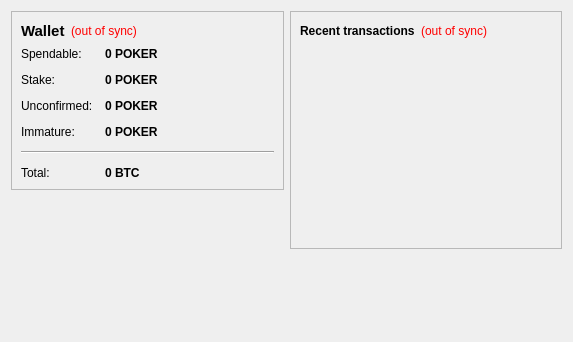
<?xml version="1.0" encoding="UTF-8"?>
<ui version="4.0">
 <class>OverviewPage</class>
 <widget class="QWidget" name="OverviewPage">
  <property name="geometry">
   <rect>
    <x>0</x>
    <y>0</y>
    <width>573</width>
    <height>342</height>
   </rect>
  </property>
  <property name="windowTitle">
   <string>Form</string>
  </property>
  <layout class="QHBoxLayout" name="horizontalLayout" stretch="1,1">
   <item>
    <layout class="QVBoxLayout" name="verticalLayout_2">
     <item>
      <widget class="QFrame" name="frame">
       <property name="frameShape">
        <enum>QFrame::StyledPanel</enum>
       </property>
       <property name="frameShadow">
        <enum>QFrame::Raised</enum>
       </property>
       <layout class="QVBoxLayout" name="verticalLayout_4">
        <item>
         <layout class="QHBoxLayout" name="horizontalLayout_4">
          <item>
           <widget class="QLabel" name="label_5">
            <property name="font">
             <font>
              <pointsize>11</pointsize>
              <weight>75</weight>
              <bold>true</bold>
             </font>
            </property>
            <property name="text">
             <string>Wallet</string>
            </property>
           </widget>
          </item>
          <item>
           <widget class="QLabel" name="labelWalletStatus">
            <property name="toolTip">
             <string>The displayed information may be out of date. Your wallet automatically synchronizes with the POKERCOIN network after a connection is established, but this process has not completed yet.</string>
            </property>
            <property name="styleSheet">
             <string notr="true">QLabel { color: red; }</string>
            </property>
            <property name="text">
             <string notr="true">(out of sync)</string>
            </property>
            <property name="alignment">
             <set>Qt::AlignLeading|Qt::AlignLeft|Qt::AlignVCenter</set>
            </property>
           </widget>
          </item>
          <item>
           <spacer name="horizontalSpacer_2">
            <property name="orientation">
             <enum>Qt::Horizontal</enum>
            </property>
            <property name="sizeHint" stdset="0">
             <size>
              <width>40</width>
              <height>20</height>
             </size>
            </property>
           </spacer>
          </item>
         </layout>
        </item>
        <item>
         <layout class="QFormLayout" name="formLayout_2">
          <property name="fieldGrowthPolicy">
           <enum>QFormLayout::AllNonFixedFieldsGrow</enum>
          </property>
          <property name="horizontalSpacing">
           <number>12</number>
          </property>
          <property name="verticalSpacing">
           <number>12</number>
          </property>
          <item row="0" column="0">
           <widget class="QLabel" name="label">
            <property name="text">
             <string>Spendable:</string>
            </property>
           </widget>
          </item>
          <item row="0" column="1">
           <widget class="QLabel" name="labelBalance">
            <property name="font">
             <font>
              <weight>75</weight>
              <bold>true</bold>
             </font>
            </property>
            <property name="cursor">
             <cursorShape>IBeamCursor</cursorShape>
            </property>
            <property name="toolTip">
             <string>Your current spendable balance</string>
            </property>
            <property name="text">
             <string notr="true">0 POKER</string>
            </property>
            <property name="textInteractionFlags">
             <set>Qt::LinksAccessibleByMouse|Qt::TextSelectableByKeyboard|Qt::TextSelectableByMouse</set>
            </property>
           </widget>
          </item>
          <item row="1" column="0">
           <widget class="QLabel" name="label_6">
            <property name="text">
             <string>Stake:</string>
            </property>
           </widget>
          </item>
          <item row="1" column="1">
           <widget class="QLabel" name="labelStake">
            <property name="font">
             <font>
              <weight>75</weight>
              <bold>true</bold>
             </font>
            </property>
            <property name="cursor">
             <cursorShape>IBeamCursor</cursorShape>
            </property>
            <property name="toolTip">
             <string>Total of coins that was staked, and do not yet count toward the current balance</string>
            </property>
            <property name="text">
             <string notr="true">0 POKER</string>
            </property>
            <property name="textInteractionFlags">
             <set>Qt::LinksAccessibleByMouse|Qt::TextSelectableByKeyboard|Qt::TextSelectableByMouse</set>
            </property>
           </widget>
          </item>
          <item row="2" column="0">
           <widget class="QLabel" name="label_3">
            <property name="text">
             <string>Unconfirmed:</string>
            </property>
           </widget>
          </item>
          <item row="2" column="1">
           <widget class="QLabel" name="labelUnconfirmed">
            <property name="font">
             <font>
              <weight>75</weight>
              <bold>true</bold>
             </font>
            </property>
            <property name="cursor">
             <cursorShape>IBeamCursor</cursorShape>
            </property>
            <property name="toolTip">
             <string>Total of transactions that have yet to be confirmed, and do not yet count toward the current balance</string>
            </property>
            <property name="text">
             <string notr="true">0 POKER</string>
            </property>
            <property name="textInteractionFlags">
             <set>Qt::LinksAccessibleByMouse|Qt::TextSelectableByKeyboard|Qt::TextSelectableByMouse</set>
            </property>
           </widget>
          </item>
          <item row="3" column="0">
           <widget class="QLabel" name="labelImmatureText">
            <property name="text">
             <string>Immature:</string>
            </property>
           </widget>
          </item>
          <item row="3" column="1">
           <widget class="QLabel" name="labelImmature">
            <property name="font">
             <font>
              <weight>75</weight>
              <bold>true</bold>
             </font>
            </property>
            <property name="toolTip">
             <string>Mined balance that has not yet matured</string>
            </property>
            <property name="text">
             <string notr="true">0 POKER</string>
            </property>
            <property name="textInteractionFlags">
             <set>Qt::LinksAccessibleByMouse|Qt::TextSelectableByKeyboard|Qt::TextSelectableByMouse</set>
            </property>
           </widget>
          </item>
          <item row="4" column="0" colspan="2">
           <widget class="Line" name="line">
            <property name="orientation">
             <enum>Qt::Horizontal</enum>
            </property>
           </widget>
          </item>
          <item row="5" column="0">
           <widget class="QLabel" name="labelTotalText">
            <property name="text">
             <string>Total:</string>
            </property>
           </widget>
          </item>
          <item row="5" column="1">
           <widget class="QLabel" name="labelTotal">
            <property name="font">
             <font>
              <weight>75</weight>
              <bold>true</bold>
             </font>
            </property>
            <property name="cursor">
             <cursorShape>IBeamCursor</cursorShape>
            </property>
            <property name="toolTip">
             <string>Your current total balance</string>
            </property>
            <property name="text">
             <string notr="true">0 BTC</string>
            </property>
            <property name="textInteractionFlags">
             <set>Qt::LinksAccessibleByMouse|Qt::TextSelectableByKeyboard|Qt::TextSelectableByMouse</set>
            </property>
           </widget>
          </item>
         </layout>
        </item>
       </layout>
      </widget>
     </item>
     <item>
      <spacer name="verticalSpacer">
       <property name="orientation">
        <enum>Qt::Vertical</enum>
       </property>
       <property name="sizeHint" stdset="0">
        <size>
         <width>20</width>
         <height>40</height>
        </size>
       </property>
      </spacer>
     </item>
    </layout>
   </item>
   <item>
    <layout class="QVBoxLayout" name="verticalLayout_3">
     <item>
      <widget class="QFrame" name="frame_2">
       <property name="frameShape">
        <enum>QFrame::StyledPanel</enum>
       </property>
       <property name="frameShadow">
        <enum>QFrame::Raised</enum>
       </property>
       <layout class="QVBoxLayout" name="verticalLayout">
        <item>
         <layout class="QHBoxLayout" name="horizontalLayout_2">
          <item>
           <widget class="QLabel" name="label_4">
            <property name="text">
             <string>&lt;b&gt;Recent transactions&lt;/b&gt;</string>
            </property>
           </widget>
          </item>
          <item>
           <widget class="QLabel" name="labelTransactionsStatus">
            <property name="toolTip">
             <string>The displayed information may be out of date. Your wallet automatically synchronizes with the POKERCOIN network after a connection is established, but this process has not completed yet.</string>
            </property>
            <property name="styleSheet">
             <string notr="true">QLabel { color: red; }</string>
            </property>
            <property name="text">
             <string notr="true">(out of sync)</string>
            </property>
            <property name="alignment">
             <set>Qt::AlignRight|Qt::AlignTrailing|Qt::AlignVCenter</set>
            </property>
           </widget>
          </item>
          <item>
           <spacer name="horizontalSpacer">
            <property name="orientation">
             <enum>Qt::Horizontal</enum>
            </property>
            <property name="sizeHint" stdset="0">
             <size>
              <width>40</width>
              <height>20</height>
             </size>
            </property>
           </spacer>
          </item>
         </layout>
        </item>
        <item>
         <widget class="QListView" name="listTransactions">
          <property name="styleSheet">
           <string notr="true">QListView { background: transparent; }</string>
          </property>
          <property name="frameShape">
           <enum>QFrame::NoFrame</enum>
          </property>
          <property name="verticalScrollBarPolicy">
           <enum>Qt::ScrollBarAlwaysOff</enum>
          </property>
          <property name="horizontalScrollBarPolicy">
           <enum>Qt::ScrollBarAlwaysOff</enum>
          </property>
          <property name="selectionMode">
           <enum>QAbstractItemView::NoSelection</enum>
          </property>
         </widget>
        </item>
       </layout>
      </widget>
     </item>
     <item>
      <spacer name="verticalSpacer_2">
       <property name="orientation">
        <enum>Qt::Vertical</enum>
       </property>
       <property name="sizeHint" stdset="0">
        <size>
         <width>20</width>
         <height>40</height>
        </size>
       </property>
      </spacer>
     </item>
    </layout>
   </item>
  </layout>
 </widget>
 <resources/>
 <connections/>
</ui>
